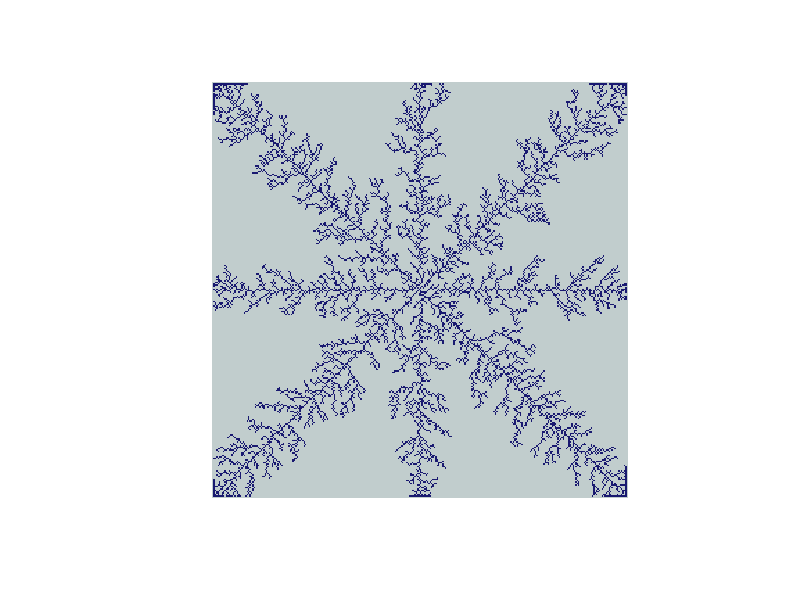

This figure's R source:
# Tamanho da matriz e número de iterações
size <- 300
loops <- 10000

# Inicializando a matriz com zeros
m <- matrix(0, nrow=size, ncol=size)

# Variáveis para facilitar cálculos de "centralidade" das células
columns <- ncol(m)
rows <- nrow(m)
inv_i <- seq(1, columns) * rev(seq(1, columns))
inv_j <- seq(1, rows) * rev(seq(1, rows))

# Loop principal para adicionar brotos
for (i in 1:loops) {
  # Escolhendo uma posição aleatória na borda
  random <- sample(1:(size^2 - (size - 2)^2), 1)
  
  # Definindo a posição inicial do broto
  if (random <= size) {
    atual_i <- 1
    atual_j <- random
  } else if (random < 2 * size) {
    atual_i <- random - size + 1
    atual_j <- size
  } else if (random < 3 * size - 1) {
    atual_i <- size
    atual_j <- 3 * size - random - 1
  } else {
    atual_i <- 4 * size - random - 2
    atual_j <- 1
  }
  
  # Resetando as probabilidades de movimento
  updown <- c(1, 1, 1)
  riglef <- c(1, 1, 1)
  
  # Loop para mover o broto
  repeat {
    # Escolhendo direção de movimento
    sample_i <- sample(c(-1, 0, 1), 1, prob=updown)
    sample_j <- sample(c(-1, 0, 1), 1, prob=riglef)
    
    # Verificando se o movimento é dentro dos limites da matriz
    novo_i <- atual_i + sample_i
    novo_j <- atual_j + sample_j
    
    if (novo_i < 1 || novo_i > size) {
      updown[sample_i + 2] <- updown[sample_i + 2] * 0.8
      next
    }
    if (novo_j < 1 || novo_j > size) {
      riglef[sample_j + 2] <- riglef[sample_j + 2] * 0.8
      next
    }
    
    # Movendo o broto se a nova célula estiver mais próxima do centro
    if ((inv_i[novo_i] + inv_j[novo_j]) >= (inv_i[atual_i] + inv_j[atual_j])) {
      atual_i <- novo_i
      atual_j <- novo_j
    }
    
    # Marcando a posição se estiver no centro ou próximo a uma célula marcada
    if (atual_i > 1 && atual_i < size && atual_j > 1 && atual_j < size) {
      if (any(m[(atual_i - 1):(atual_i + 1), (atual_j - 1):(atual_j + 1)] == 1) || (inv_i[atual_i] + inv_j[atual_j]) == 2 * max(inv_i)) {
        m[atual_i, atual_j] <- 1
        break
      }
    }
  }
}

# Visualização da matriz
image(t(apply(m, 2, rev)), asp=1, axes=FALSE, col=c("azure3", "midnightblue"))
